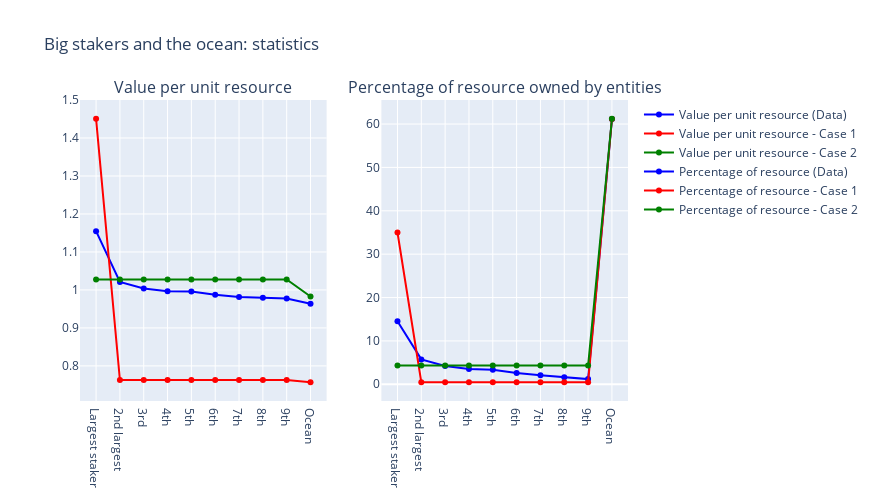

The notebook cell this image was saved under:
### Code cell
fig = make_subplots(
    rows=1, cols=2,
    subplot_titles=["Value per unit resource", "Percentage of resource owned by entities"]
)

fig.add_trace(
    go.Scatter(x=x_axis, y=value_per_unit_resource, name="Value per unit resource (Data)",  marker = dict(color = "blue")),
    row=1, col=1
)

fig.add_trace(
    go.Scatter(x=x_axis, y=value_per_unit_resource_1, name="Value per unit resource - Case 1", marker = dict(color = "red")),
    row=1, col=1
)

fig.add_trace(
    go.Scatter(x=x_axis, y=value_per_unit_resource_2, name="Value per unit resource - Case 2",  marker = dict(color = "green")),
    row=1, col=1
)


fig.add_trace(
    go.Scatter(x=x_axis, y=[r * 100 for r in resource_percentage], name="Percentage of resource (Data)",  marker = dict(color = "blue")),
    row=1, col=2
)


fig.add_trace(
    go.Scatter(x=x_axis, y=[r * 100 for r in resource_percentage_1], name="Percentage of resource - Case 1", marker = dict(color = "red")),
    row=1, col=2
)


fig.add_trace(
    go.Scatter(x=x_axis, y=[r * 100 for r in resource_percentage_2], name="Percentage of resource - Case 2",  marker = dict(color = "green")),
    row=1, col=2
)


fig.update_layout(
    height=500,
    width=875,
    title_text="Big stakers and the ocean: statistics"   
)
fig.update_xaxes(
    row=1, col=1,
    tickmode="array", tickvals=np.arange(1,11), ticktext=["Largest staker", "2nd largest", "3rd", "4th", "5th", "6th", "7th", "8th", "9th", "Ocean"]
)
fig.update_xaxes(
    row=1, col=2,
    tickmode="array", tickvals=np.arange(1,11), ticktext=["Largest staker", "2nd largest", "3rd", "4th", "5th", "6th", "7th", "8th", "9th", "Ocean"]
)
fig.show()

### Figure 1 — Plotly figure (JSON) as saved in the notebook; plotly's stock layout.template omitted (floating-point values rounded to 4 significant figures)
{"data": [{"marker": {"color": "blue"}, "name": "Value per unit resource (Data)", "type": "scatter", "x": [1, 2, 3, 4, 5, 6, 7, 8, 9, 10], "xaxis": "x", "y": [1.155, 1.021, 1.004, 0.9964, 0.9958, 0.9871, 0.9813, 0.9796, 0.9776, 0.9636], "yaxis": "y"}, {"marker": {"color": "red"}, "name": "Value per unit resource - Case 1", "type": "scatter", "x": [1, 2, 3, 4, 5, 6, 7, 8, 9, 10], "xaxis": "x", "y": [1.451, 0.7627, 0.7627, 0.7627, 0.7627, 0.7627, 0.7627, 0.7627, 0.7627, 0.7571], "yaxis": "y"}, {"marker": {"color": "green"}, "name": "Value per unit resource - Case 2", "type": "scatter", "x": [1, 2, 3, 4, 5, 6, 7, 8, 9, 10], "xaxis": "x", "y": [1.027, 1.027, 1.027, 1.027, 1.027, 1.027, 1.027, 1.027, 1.027, 0.9827], "yaxis": "y"}, {"marker": {"color": "blue"}, "name": "Percentage of resource (Data)", "type": "scatter", "x": [1, 2, 3, 4, 5, 6, 7, 8, 9, 10], "xaxis": "x2", "y": [14.52, 5.74, 4.2, 3.54, 3.34, 2.58, 2.11, 1.62, 1.2, 61.15], "yaxis": "y2"}, {"marker": {"color": "red"}, "name": "Percentage of resource - Case 1", "type": "scatter", "x": [1, 2, 3, 4, 5, 6, 7, 8, 9, 10], "xaxis": "x2", "y": [35, 0.48, 0.48, 0.48, 0.48, 0.48, 0.48, 0.48, 0.48, 61.16], "yaxis": "y2"}, {"marker": {"color": "green"}, "name": "Percentage of resource - Case 2", "type": "scatter", "x": [1, 2, 3, 4, 5, 6, 7, 8, 9, 10], "xaxis": "x2", "y": [4.31, 4.31, 4.31, 4.31, 4.31, 4.31, 4.31, 4.31, 4.31, 61.21], "yaxis": "y2"}], "layout": {"annotations": [{"font": {"size": 16}, "showarrow": false, "text": "Value per unit resource", "x": 0.225, "xanchor": "center", "xref": "paper", "y": 1, "yanchor": "bottom", "yref": "paper"}, {"font": {"size": 16}, "showarrow": false, "text": "Percentage of resource owned by entities", "x": 0.775, "xanchor": "center", "xref": "paper", "y": 1, "yanchor": "bottom", "yref": "paper"}], "height": 500, "title": {"text": "Big stakers and the ocean: statistics"}, "width": 875, "xaxis": {"anchor": "y", "autorange": true, "domain": [0, 0.45], "range": [0.3193, 10.68], "tickmode": "array", "ticktext": ["Largest staker", "2nd largest", "3rd", "4th", "5th", "6th", "7th", "8th", "9th", "Ocean"], "tickvals": [1, 2, 3, 4, 5, 6, 7, 8, 9, 10], "type": "linear"}, "xaxis2": {"anchor": "y2", "autorange": true, "domain": [0.55, 1], "range": [0.3193, 10.68], "tickmode": "array", "ticktext": ["Largest staker", "2nd largest", "3rd", "4th", "5th", "6th", "7th", "8th", "9th", "Ocean"], "tickvals": [1, 2, 3, 4, 5, 6, 7, 8, 9, 10], "type": "linear"}, "yaxis": {"anchor": "x", "autorange": true, "domain": [0, 1], "range": [0.7073, 1.5], "type": "linear"}, "yaxis2": {"anchor": "x2", "autorange": true, "domain": [0, 1], "range": [-3.875, 65.56], "type": "linear"}}}
